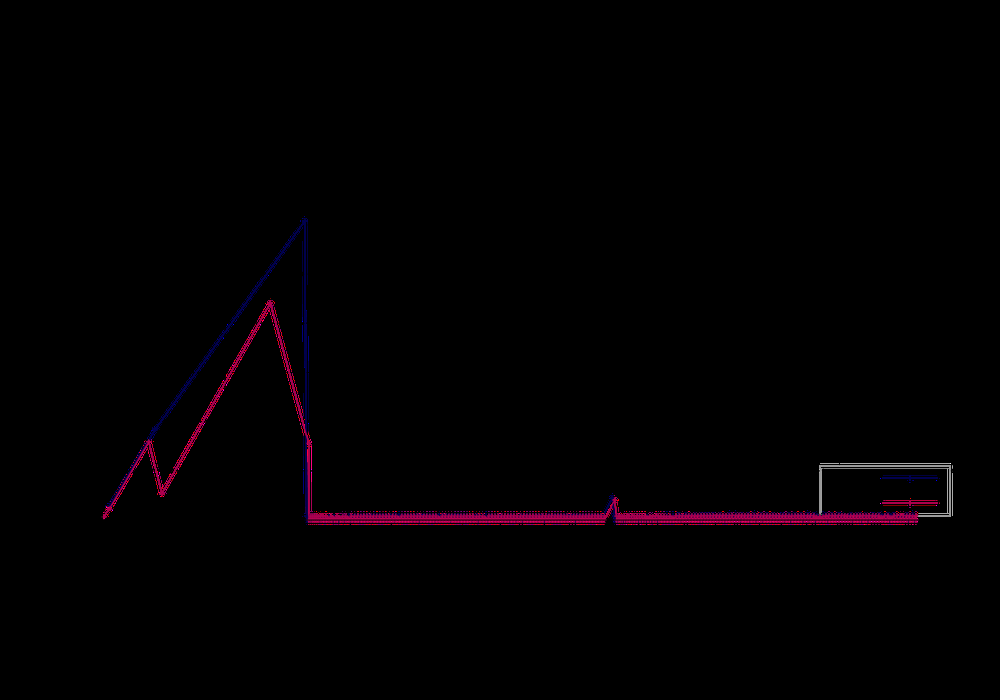
#> input picture congested/congested_default_noredir/spacing/spacing.png, 1000 x 700 px, shrunk from 3000 x 2100 before the run
$ python -i lb.py   (imports and definitions only)
#> lines starting #> are read from the running program, lines starting #| are printed output that depends on the picture
import matplotlib
# [1 line not run here, left out]
import matplotlib.pyplot as plt
import os
import collections
import numpy as np

timevals = ['time_connect', 'time_namelookup', 'time_pretransfer', 'time_starttransfer', 'time_redirect', 'time_total']
intvals = ['size_download', 'speed_download', 'http_code']

def parseFile(file):
    with open(file) as file:
        return parseString(file.read())

def parseMultiMeasurmenetFile(file):
    with open(file) as file:
        ms_chunks = file.read().split('\n\n')
        return [parseString(x) for x in ms_chunks]

def parseString(data):
    lines = filter(lambda line: line != '', data.split('\n'))
    resdict = {}
    for line in lines:
        ln = map(lambda lnel: lnel.strip(), line.split(':'))
        if ln[0] in timevals:
            ln[1] = float(ln[1].rstrip('s'))
        if ln[0] in intvals:
            ln[1] = int(float(ln[1]))

        ## Filter transformations
        if ln[0] == 'speed_download' and ln[1] == 0:
            return None
        if ln[0] == 'http_code' and ln[1] != 200:
            return None
        resdict[ln[0]] = ln[1]
    return resdict

def getStartTransferPair(data):
    return map(lambda x: x['time_redirect'] + x['time_starttransfer'] - x['time_connect'], data)

curdir = '/Users/thomas/Projects/dizp/measurements'
rawfiles = ['lb_l7', 'lb_transparent']
graphsfolder = 'graphs'
measurements = ['close', 'keepalive']
filesize = ['small', 'medium']
labels = ['L7 Load Balancing', 'Transparent Load Balancing']

# LB -> close, l7 vs transparent
#       keepalive, l7 vs transparent

# [29 lines not run here, left out]

>>> import cv2
>>> picture = cv2.imread('../congested/congested_default_noredir/spacing/spacing.png', cv2.IMREAD_GRAYSCALE)
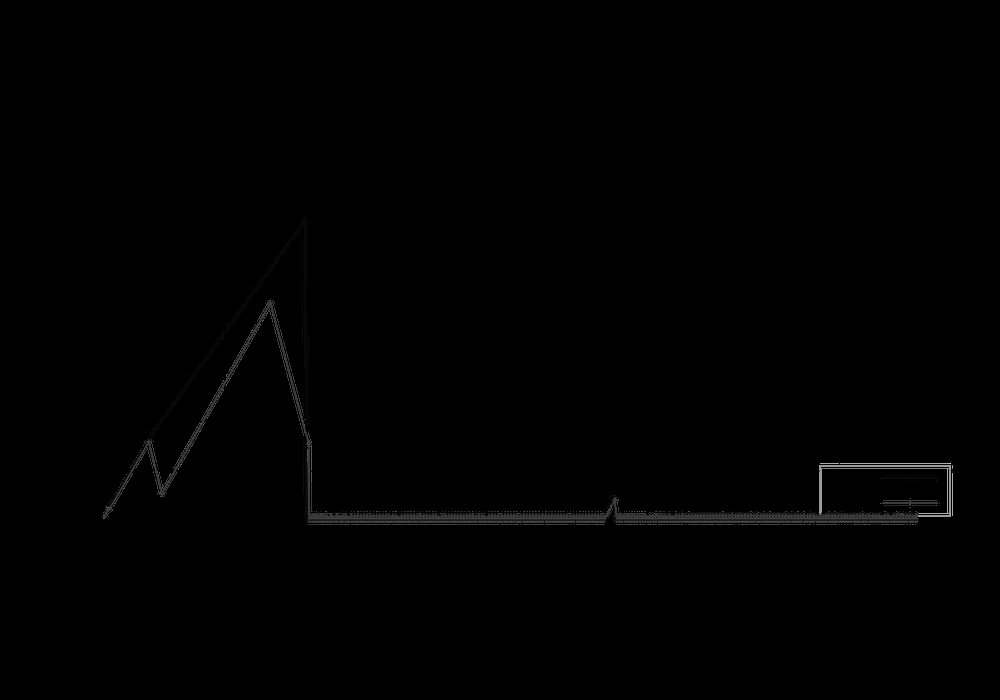
#> picture: shape (700, 1000); min 0, max 255, mean 0.9
#> (the run stopped early here; a loop or call above may not have finished)
